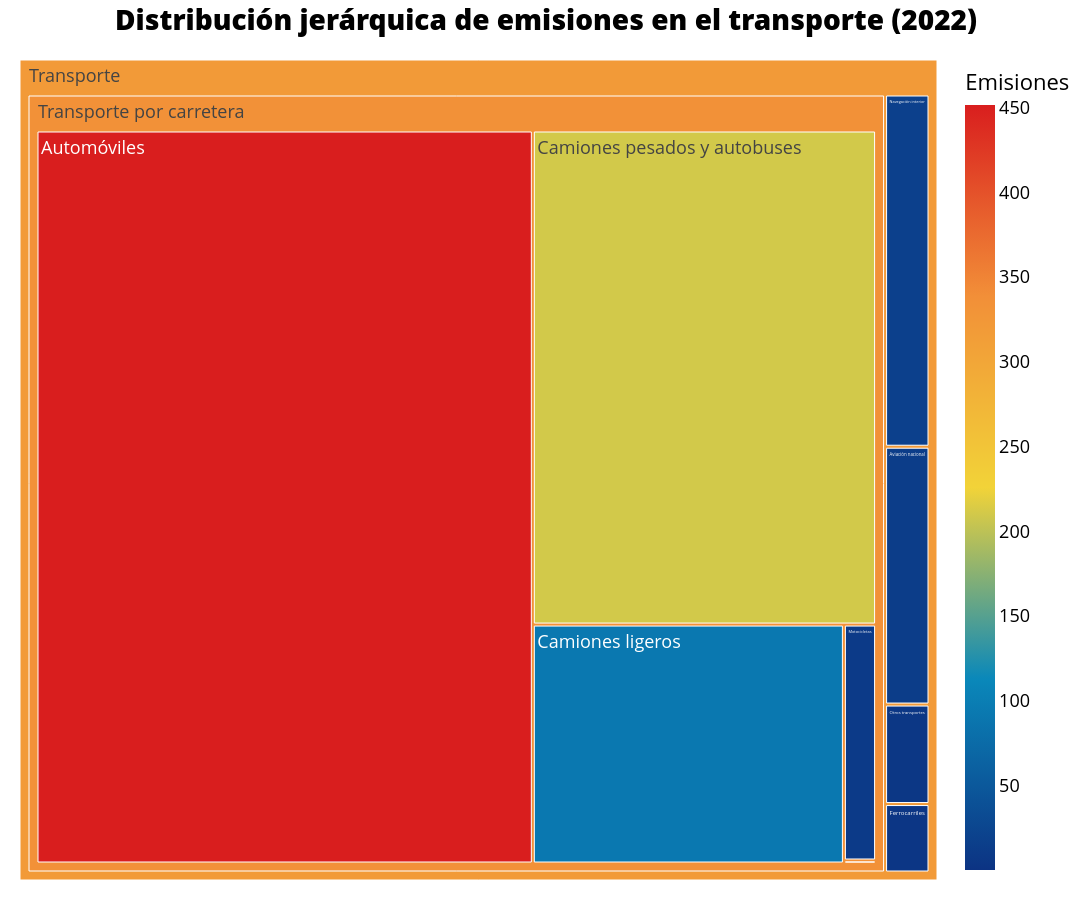

Notebook source saved alongside this figure:
### Markdown cell above
#### __¿Qué medios de transporte concentran la mayor parte de las emisiones en 2022?__

### Code cell
df_2022 = df_greenhouse_gases[df_greenhouse_gases['Años'] == 2022]

# Categorías directas de 'Transporte' (nivel 2)
transport_categories = {
    'Combustión_en_la_aviación_nacional': 'Transporte',
    'Combustión_en_ferrocarriles': 'Transporte',
    'Combustión_en_la_navegación_interior': 'Transporte',
    'Combustión_en_otros_transportes': 'Transporte'}

# Subcategorías bajo 'Transporte por carretera' (nivel 3)
road_subcategories = {
    'Combustión_en_motocicletas': 'Combustión_en_el_transporte_por_carretera',
    'Combustión_en_otros_transportes_por_carretera': 'Combustión_en_el_transporte_por_carretera',
    'Combustión_en_camiones_ligeros': 'Combustión_en_el_transporte_por_carretera',
    'Combustión_en_camiones_pesados_y_autobuses': 'Combustión_en_el_transporte_por_carretera',
    'Combustión_en_automóviles': 'Combustión_en_el_transporte_por_carretera'}

# Construcción de registros jerárquicos
data_rows = []

# Nivel 2: Categorías directas de transporte
for col, parent in transport_categories.items():
    value = df_2022[col].values[0]
    data_rows.append({
        'Nivel1': parent,
        'Nivel2': col,
        'Nivel3': None,
        'Emisiones': value})

# Nivel 3: Subcategorías de carretera
for col, parent in road_subcategories.items():
    value = df_2022[col].values[0]
    data_rows.append({
        'Nivel1': 'Transporte',
        'Nivel2': parent,
        'Nivel3': col,
        'Emisiones': value})

# Crear DataFrame
df_plot = pd.DataFrame(data_rows)

# Mapeo de nombres más amigables
rename_map = {
    'Combustión_en_la_aviación_nacional': 'Aviación nacional',
    'Combustión_en_ferrocarriles': 'Ferrocarriles',
    'Combustión_en_la_navegación_interior': 'Navegación interior',
    'Combustión_en_otros_transportes': 'Otros transportes',
    'Combustión_en_el_transporte_por_carretera': 'Transporte por carretera',
    'Combustión_en_motocicletas': 'Motocicletas',
    'Combustión_en_otros_transportes_por_carretera': 'Otros por carretera',
    'Combustión_en_camiones_ligeros': 'Camiones ligeros',
    'Combustión_en_camiones_pesados_y_autobuses': 'Camiones pesados y autobuses',
    'Combustión_en_automóviles': 'Automóviles'}
df_plot.replace(rename_map, inplace=True)

fig = px.treemap(
    df_plot,
    path=['Nivel1', 'Nivel2', 'Nivel3'],
    values='Emisiones',
    color='Emisiones',
    color_continuous_scale='Portland',
    title='Distribución jerárquica de emisiones en el transporte (2022)')

fig.update_layout(
    width=1600,
    height=900,
    margin=dict(t=60, l=20, r=20, b=20),
    font=dict(size=18, color='black'),
    title=dict(
        font=dict(size=28, color='black', weight=800),
        x=0.5, xanchor='center'))

fig.show()

### Figure 1 — Plotly figure (JSON) as saved in the notebook; plotly's stock layout.template omitted (floating-point values rounded to 4 significant figures)
{"data": [{"branchvalues": "total", "customdata": [[9.42], [0.12], [92.24], [210.5], [451.5], [13.11], [3.48], [17.91], [5.06], [336.2], [320.3]], "domain": {"x": [0, 1], "y": [0, 1]}, "hovertemplate": "labels=%{label}<br>Emisiones_sum=%{value}<br>parent=%{parent}<br>id=%{id}<br>Emisiones=%{color}<extra></extra>", "ids": ["Transporte/Transporte por carretera/Motocicletas", "Transporte/Transporte por carretera/Otros por carretera", "Transporte/Transporte por carretera/Camiones ligeros", "Transporte/Transporte por carretera/Camiones pesados y autobuses", "Transporte/Transporte por carretera/Automóviles", "Transporte/Aviación nacional", "Transporte/Ferrocarriles", "Transporte/Navegación interior", "Transporte/Otros transportes", "Transporte/Transporte por carretera", "Transporte"], "labels": ["Motocicletas", "Otros por carretera", "Camiones ligeros", "Camiones pesados y autobuses", "Automóviles", "Aviación nacional", "Ferrocarriles", "Navegación interior", "Otros transportes", "Transporte por carretera", "Transporte"], "marker": {"coloraxis": "coloraxis", "colors": [9.42, 0.12, 92.24, 210.5, 451.5, 13.11, 3.48, 17.91, 5.06, 336.2, 320.3]}, "name": "", "parents": ["Transporte/Transporte por carretera", "Transporte/Transporte por carretera", "Transporte/Transporte por carretera", "Transporte/Transporte por carretera", "Transporte/Transporte por carretera", "Transporte", "Transporte", "Transporte", "Transporte", "Transporte", ""], "type": "treemap", "values": [9.42, 0.12, 92.24, 210.5, 451.5, 13.11, 3.48, 17.91, 5.06, 763.7, 803.3]}], "layout": {"coloraxis": {"colorbar": {"title": {"text": "Emisiones"}}, "colorscale": [[0, "rgb(12,51,131)"], [0.25, "rgb(10,136,186)"], [0.5, "rgb(242,211,56)"], [0.75, "rgb(242,143,56)"], [1, "rgb(217,30,30)"]]}, "font": {"color": "black", "size": 18}, "height": 900, "legend": {"tracegroupgap": 0}, "margin": {"b": 20, "l": 20, "r": 20, "t": 60}, "title": {"font": {"color": "black", "size": 28, "weight": 800}, "text": "Distribución jerárquica de emisiones en el transporte (2022)", "x": 0.5, "xanchor": "center"}, "width": 1600}}
